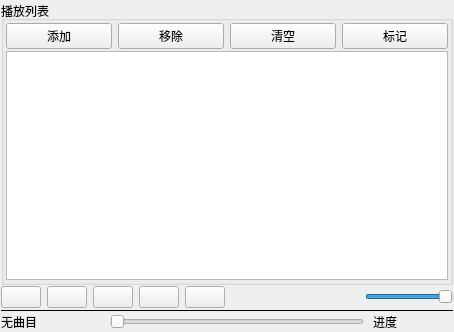
<?xml version="1.0" encoding="UTF-8"?>
<ui version="4.0">
 <class>MyMainWindow</class>
 <widget class="QMainWindow" name="MyMainWindow">
  <property name="geometry">
   <rect>
    <x>0</x>
    <y>0</y>
    <width>454</width>
    <height>332</height>
   </rect>
  </property>
  <property name="windowTitle">
   <string>音乐播放器</string>
  </property>
  <widget class="QWidget" name="centralWidget">
   <layout class="QVBoxLayout" name="verticalLayout_2">
    <property name="spacing">
     <number>1</number>
    </property>
    <property name="leftMargin">
     <number>1</number>
    </property>
    <property name="topMargin">
     <number>1</number>
    </property>
    <property name="rightMargin">
     <number>1</number>
    </property>
    <property name="bottomMargin">
     <number>1</number>
    </property>
    <item>
     <widget class="QGroupBox" name="groupBox">
      <property name="title">
       <string>播放列表</string>
      </property>
      <layout class="QVBoxLayout" name="verticalLayout">
       <property name="spacing">
        <number>2</number>
       </property>
       <property name="leftMargin">
        <number>2</number>
       </property>
       <property name="topMargin">
        <number>2</number>
       </property>
       <property name="rightMargin">
        <number>2</number>
       </property>
       <property name="bottomMargin">
        <number>2</number>
       </property>
       <item>
        <layout class="QHBoxLayout" name="horizontalLayout_3">
         <item>
          <widget class="QPushButton" name="btnAdd">
           <property name="text">
            <string>添加</string>
           </property>
           <property name="icon">
            <iconset resource="res.qrc">
             <normaloff>:/images/images/316.bmp</normaloff>:/images/images/316.bmp</iconset>
           </property>
          </widget>
         </item>
         <item>
          <widget class="QPushButton" name="btnRemove">
           <property name="text">
            <string>移除</string>
           </property>
           <property name="icon">
            <iconset resource="res.qrc">
             <normaloff>:/images/images/318.bmp</normaloff>:/images/images/318.bmp</iconset>
           </property>
          </widget>
         </item>
         <item>
          <widget class="QPushButton" name="btnClear">
           <property name="text">
            <string>清空</string>
           </property>
           <property name="icon">
            <iconset resource="res.qrc">
             <normaloff>:/images/images/214.bmp</normaloff>:/images/images/214.bmp</iconset>
           </property>
          </widget>
         </item>
         <item>
          <widget class="QPushButton" name="btnMark">
           <property name="text">
            <string>标记</string>
           </property>
           <property name="icon">
            <iconset resource="res.qrc">
             <normaloff>:/images/images/mark_save_icon.png</normaloff>:/images/images/mark_save_icon.png</iconset>
           </property>
          </widget>
         </item>
        </layout>
       </item>
       <item>
        <widget class="QListWidget" name="listWidget"/>
       </item>
      </layout>
     </widget>
    </item>
    <item>
     <layout class="QHBoxLayout" name="horizontalLayout">
      <item>
       <widget class="QPushButton" name="btnPlay">
        <property name="toolTip">
         <string>播放</string>
        </property>
        <property name="text">
         <string/>
        </property>
        <property name="icon">
         <iconset resource="res.qrc">
          <normaloff>:/images/images/620.bmp</normaloff>:/images/images/620.bmp</iconset>
        </property>
       </widget>
      </item>
      <item>
       <widget class="QPushButton" name="btnPause">
        <property name="toolTip">
         <string>暂停</string>
        </property>
        <property name="text">
         <string/>
        </property>
        <property name="icon">
         <iconset resource="res.qrc">
          <normaloff>:/images/images/622.bmp</normaloff>:/images/images/622.bmp</iconset>
        </property>
       </widget>
      </item>
      <item>
       <widget class="QPushButton" name="btnStop">
        <property name="toolTip">
         <string>停止</string>
        </property>
        <property name="text">
         <string/>
        </property>
        <property name="icon">
         <iconset resource="res.qrc">
          <normaloff>:/images/images/624.bmp</normaloff>:/images/images/624.bmp</iconset>
        </property>
       </widget>
      </item>
      <item>
       <widget class="QPushButton" name="btnPrevious">
        <property name="toolTip">
         <string>前一曲目</string>
        </property>
        <property name="text">
         <string/>
        </property>
        <property name="icon">
         <iconset resource="res.qrc">
          <normaloff>:/images/images/616.bmp</normaloff>:/images/images/616.bmp</iconset>
        </property>
       </widget>
      </item>
      <item>
       <widget class="QPushButton" name="btnNext">
        <property name="toolTip">
         <string>下一曲目</string>
        </property>
        <property name="text">
         <string/>
        </property>
        <property name="icon">
         <iconset resource="res.qrc">
          <normaloff>:/images/images/630.bmp</normaloff>:/images/images/630.bmp</iconset>
        </property>
       </widget>
      </item>
      <item>
       <spacer name="horizontalSpacer">
        <property name="orientation">
         <enum>Qt::Horizontal</enum>
        </property>
        <property name="sizeHint" stdset="0">
         <size>
          <width>40</width>
          <height>20</height>
         </size>
        </property>
       </spacer>
      </item>
      <item>
       <widget class="QPushButton" name="btnSound">
        <property name="text">
         <string/>
        </property>
        <property name="icon">
         <iconset resource="res.qrc">
          <normaloff>:/images/images/volumn.bmp</normaloff>:/images/images/volumn.bmp</iconset>
        </property>
        <property name="flat">
         <bool>true</bool>
        </property>
       </widget>
      </item>
      <item>
       <widget class="QSlider" name="sliderVolumn">
        <property name="maximum">
         <number>100</number>
        </property>
        <property name="value">
         <number>100</number>
        </property>
        <property name="orientation">
         <enum>Qt::Horizontal</enum>
        </property>
       </widget>
      </item>
     </layout>
    </item>
    <item>
     <widget class="Line" name="line">
      <property name="frameShadow">
       <enum>QFrame::Plain</enum>
      </property>
      <property name="orientation">
       <enum>Qt::Horizontal</enum>
      </property>
     </widget>
    </item>
    <item>
     <layout class="QHBoxLayout" name="horizontalLayout_2">
      <property name="spacing">
       <number>9</number>
      </property>
      <item>
       <widget class="QLabel" name="LabCurMedia">
        <property name="minimumSize">
         <size>
          <width>100</width>
          <height>0</height>
         </size>
        </property>
        <property name="text">
         <string>无曲目</string>
        </property>
       </widget>
      </item>
      <item>
       <widget class="QSlider" name="sliderPosition">
        <property name="tracking">
         <bool>false</bool>
        </property>
        <property name="orientation">
         <enum>Qt::Horizontal</enum>
        </property>
       </widget>
      </item>
      <item>
       <widget class="QLabel" name="LabRatio">
        <property name="minimumSize">
         <size>
          <width>80</width>
          <height>0</height>
         </size>
        </property>
        <property name="text">
         <string>进度</string>
        </property>
       </widget>
      </item>
     </layout>
    </item>
   </layout>
  </widget>
 </widget>
 <layoutdefault spacing="6" margin="11"/>
 <resources>
  <include location="res.qrc"/>
 </resources>
 <connections/>
</ui>
